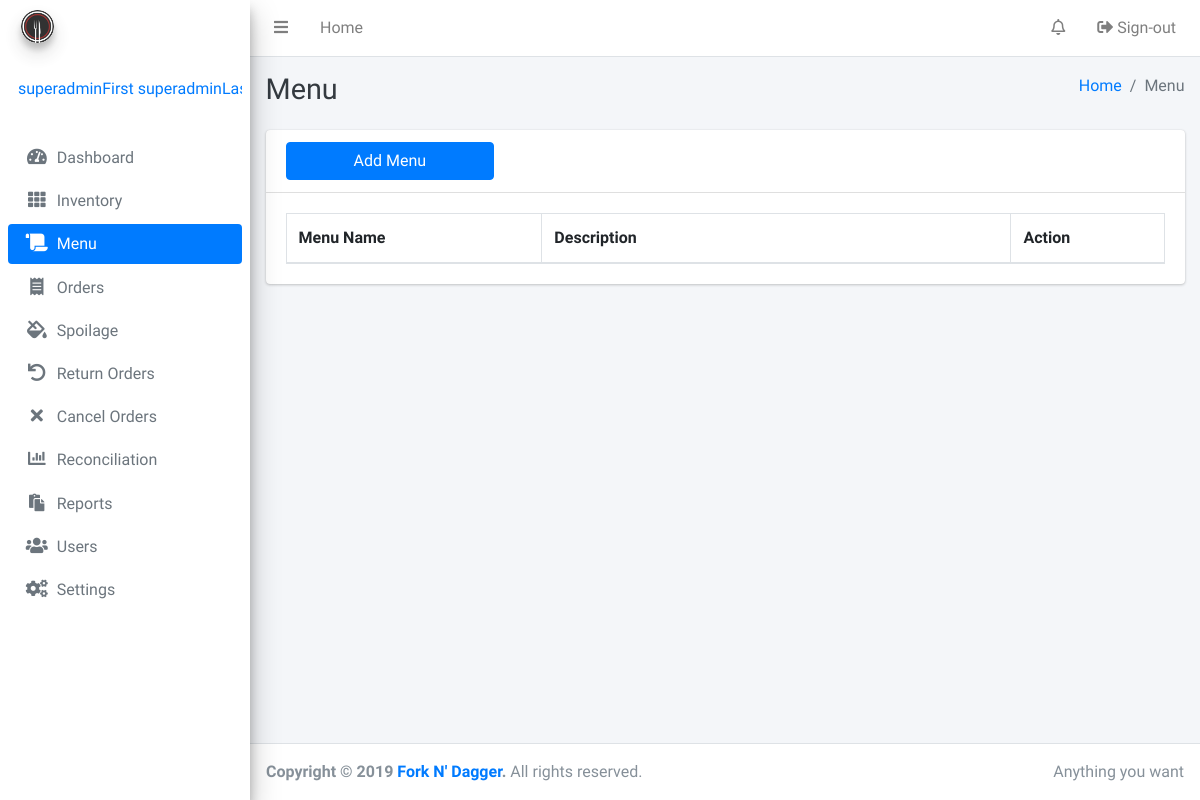
The page /menu.php (signed in) on the database as committed earlier.
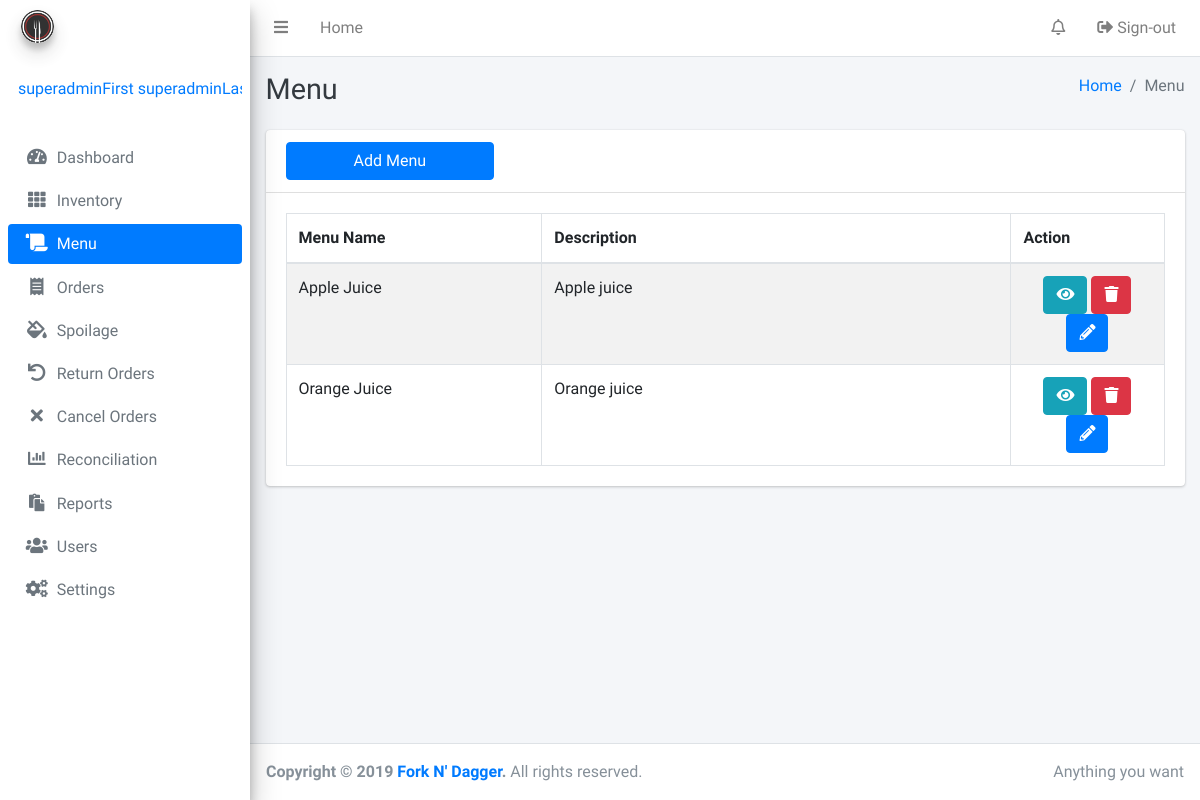
The same page on the database as committed later.
### tables this page shows
CREATE TABLE IF NOT EXISTS `menu` (
  `id` bigint(255) NOT NULL AUTO_INCREMENT,
  `name` varchar(255) NOT NULL,
  `description` varchar(255) NOT NULL,
  `timestamp` timestamp(6) NOT NULL,
  `adminID` int(255) NOT NULL,
  PRIMARY KEY (`id`)
);

### inc/session.php (called while the page is built, shortened)
<?php
	include 'inc/conn.php';;
	if(isset($_SESSION['admin'])){
		$query = $conn -> prepare("SELECT * FROM admins WHERE id = ? ");
		$query -> bind_param("s", $variable);
		$query -> execute();
		$result = $query->get_result();
		$user = mysqli_fetch_assoc($result);
		$role = $user['role'];
	}
	else{
		header('location: home.php');
		exit();
	}
?>

### menu.php (the view, shortened to what this page needs)
<?php include 'inc/session.php'; ?>
<?php include 'inc/header.php'; ?>
<body class="hold-transition sidebar-mini">
<div class="wrapper">
<?php
include 'inc/navbar.php'; ?>
  <div class="content-wrapper">
            <?php if ($role == 'Super User'): ?>
    <div class="content-header">
      <div class="container-fluid">
        <div class="row mb-2">
          <div class="col-sm-6">
            <h1 class="m-0 text-dark">Menu</h1>
          </div>
          <div class="col-sm-6">
            <ol class="breadcrumb float-sm-right">
              <li class="breadcrumb-item"><a href="#">Home</a></li>
              <li class="breadcrumb-item active">Menu</li>
            </ol>
          </div>
        </div>
      </div>
    </div>
    <div class="content">
      <div class="container">
        <div class="row">
          <div class="col-12">
            <div class="card">
              <div class="card-header">
                <div class="row">
                  <div class="col-3">
                  <button type="button" class="btn btn-block btn-primary" data-toggle="modal" data-target="#item">Add Menu</button>
                  </div>
                  <div class="col-3">
                  </div>
                </div>
              </div>
              <div class="card-body">
                <table class="table table-bordered table-striped display">
                  <thead>
                  <tr>
                    <th width="120">Menu Name</th>
                    <th width="220">Description</th>
                    <th width="40">Action</th>
                  </tr>
                  </thead>
                  <tbody>
                  <?php
                  $result3 = mysqli_query($conn, "SELECT * FROM menu");
                  while ($row = mysqli_fetch_array($result3)) {
                        ?>
                  <tr>
                    <td><?php echo ucwords($row['name']);?></td>
                    <td><?php echo ucfirst($row['description']);?></td>
                    <td align="center">
                      <button type="button" class="btn btn-info" data-toggle="modal" data-target='#view<?php echo $row['id']; ?>'><i class="fas fa-eye"></i></button>
                      <button type="button" class="btn btn-danger" data-toggle="modal" data-target='#delete<?php echo $row['id']; ?>'><i class="fas fa-trash"></i></button>
                      <button type="button" class="btn btn-primary" data-toggle="modal" data-target='#edit<?php echo $row['id']; ?>'><i class="fas fa-pencil-alt"></i></button>
                    </td>
                  </tr>
                        <?php   } ?>
                  </tbody>
                </table>
              </div>
            </div>
          </div>
        </div>
      </div>
    </div>
</div>
    <?php else: ?>
    <?php include 'forbidden.php'; ?>
  <?php endif ?>
  <?php include 'inc/footer.php'; ?>
</div>
</body>
</html>

Rows that differ between the two databases and show on the page:
added menu: name "Apple Juice", description "Apple juice"
added menu: name "Orange Juice", description "Orange juice"
